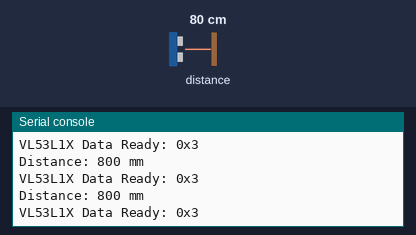
The program below on a simulated MicroPython board. Parts: the last lines printed to the serial console. The inputs (shaded band) are chosen by the test bench; at power-on: distance to the obstacle 80 cm.

Above: at 1.2 s.
1.3 s: distance to the obstacle set to 2 cm
At 1.75 s:
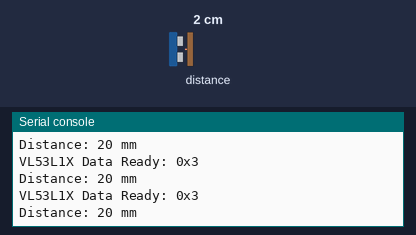
2.8 s: distance to the obstacle set to 4 cm
At 2.88 s:
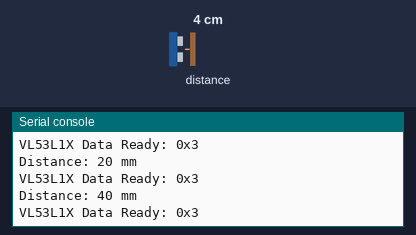
Timing chart, 0 to 5.8 s (numbered marks = the images above; inputs shaded):
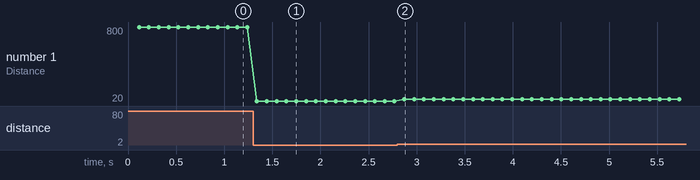

The program:

vl53l1x_i2c_check.py
```python
from machine import I2C, Pin
import time

i2c = I2C(0, sda=Pin(5), scl=Pin(4), freq=100000)

# 0x010F is the Model ID register for VL53L1X
# It should return 0xEA (234)
print("Scanning I2C bus...")
devices = i2c.scan()
print(f"Devices found: {[hex(d) for d in devices]}")
# MPU6050 (Works with 8-bit)
who_am_i_mpu = i2c.readfrom_mem(0x68, 0x75, 1) # addrsize defaults to 8
print(f"MPU6050 WHO_AM_I: {hex(who_am_i_mpu[0])}") # Should be 0x68
# VL53L1X (Fails with 8-bit, needs 16-bit)
# 0x010F is the Model ID register
try:
    model_id = i2c.readfrom_mem(0x29, 0x010F, 1, addrsize=16)
    print(f"VL53L1X Model ID: {hex(model_id[0])}") # Should be 0xEA
    # read module type (0x0110)
    module_type = i2c.readfrom_mem(0x29, 0x0110, 1, addrsize=16)
    print(f"VL53L1X Module Type: {hex(module_type[0])}")
    # read mask revision (0x0111)
    mask_revision = i2c.readfrom_mem(0x29, 0x0111, 1, addrsize=16)
    print(f"VL53L1X Mask Revision: {hex(mask_revision[0])}")
    # check data readiness (0x0031)
    while True:
        data_ready = i2c.readfrom_mem(0x29, 0x0031, 1, addrsize=16)
        print(f"VL53L1X Data Ready: {hex(data_ready[0])}")
        time.sleep(0.1)
        # read out distance (0x0096-0x0097)
        # if (data_ready[0] & 0x01) != 0:
        distance = i2c.readfrom_mem(0x29, 0x0096, 2, addrsize=16)
        distance_mm = (distance[0] << 8) | distance[1]
        print(f"Distance: {distance_mm} mm")
        # clear interrupt (0x0086)
        i2c.writeto_mem(0x29, 0x0086, bytearray([0x01]), addrsize=16)
except:
    print("VL53L1X failed to read!")
try:
    # Essential: addrsize=16
    data = i2c.readfrom_mem(0x29, 0x010F, 1, addrsize=16)
    print(f"Model ID Raw: {data}")
    print(f"Model ID Hex: {data.hex()}")
except Exception as e:
    print(f"Error: {e}")
```

Measured:
- after the input at 1.3 s, the serial console: prints a new line at once (image 1)
- after the input at 2.8 s, the serial console: prints a new line after 0.07 s (image 2)
- plotted number 1: 800 → 20 after the input at 1.3 s, 20 → 40 after the input at 2.8 s
